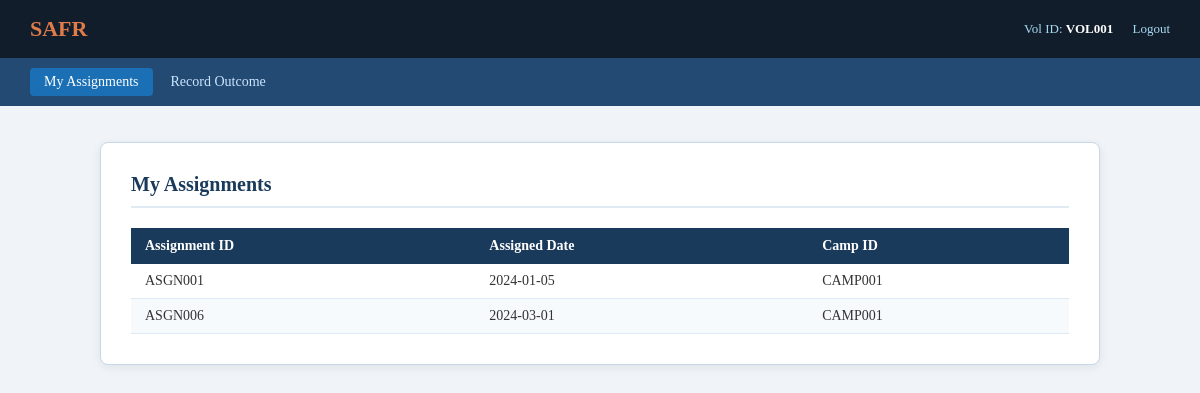
The app's page /SAFR/Volunteer/assigned_ass.php (signed in) with its own data.
### tables this page shows
CREATE TABLE `assignment` (
  `Assignment_ID` varchar(20) NOT NULL,
  `Volunteer_id` varchar(20) NOT NULL,
  `Assigned_Date` date DEFAULT NULL,
  `Camp_id` varchar(20) DEFAULT NULL
);

### SAFR/Volunteer/assigned_ass.php (the view, shortened to what this page needs)
<?php
include('../dbconnect.php');
$vol_id = $_SESSION['vol_id'];
$sql = "SELECT Assignment_ID, Assigned_Date, Camp_id FROM assignment WHERE Volunteer_id = '$vol_id'";
$result = mysqli_query($conn, $sql);
?>
<!DOCTYPE html>
<html lang="en">
<head>
    <link href="../css/safr.css" rel="stylesheet">
</head>
<body>
<div class="safr-topbar">
    <a href="assigned_ass.php" class="brand">SAFR</a>
    <div class="topbar-right">
        Vol ID: <strong style="color:white;"><?php echo $vol_id; ?></strong>
        <a href="../logout.php">Logout</a>
    </div>
</div>
<div class="safr-nav">
    <a href="assigned_ass.php" class="active">My Assignments</a>
    <a href="Outcome.php">Record Outcome</a>
</div>
<div class="safr-container wide">
    <h2>My Assignments</h2>
    <table class="safr-table">
        <thead>
            <tr>
                <th>Assignment ID</th>
                <th>Assigned Date</th>
                <th>Camp ID</th>
            </tr>
        </thead>
        <tbody>
        <?php if (mysqli_num_rows($result) > 0): ?>
            <?php while ($row = mysqli_fetch_assoc($result)): ?>
            <tr>
                <td><?php echo $row['Assignment_ID']; ?></td>
                <td><?php echo $row['Assigned_Date']; ?></td>
                <td><?php echo $row['Camp_id']; ?></td>
            </tr>
            <?php endwhile; ?>
        <?php else: ?>
            <tr><td colspan="3">No assignments found.</td></tr>
        <?php endif; ?>
        </tbody>
    </table>
</div>
</body>
</html>

### SAFR/css/safr.css (style rules this page uses)
*, *::before, *::after { box-sizing: border-box; margin: 0; padding: 0; }
body { font-family: Georgia, serif; background: #f0f4f8; color: #333; }
.safr-topbar { background: #111d2b; color: white; padding: 16px 30px; display: flex; justify-content: space-between; align-items: center; }
.safr-topbar .brand { font-size: 22px; font-weight: bold; color: #e07b4a; text-decoration: none; }
.safr-topbar .topbar-right { font-size: 13px; color: #a8d8f0; }
.safr-topbar .topbar-right a { color: #a8d8f0; text-decoration: none; margin-left: 16px; }
.safr-nav { background: #224a73; padding: 10px 30px; display: flex; gap: 4px; flex-wrap: wrap; }
.safr-nav a { color: #cce5ff; text-decoration: none; font-size: 14px; padding: 6px 14px; border-radius: 4px; }
.safr-nav a.active { background: #1a6fb5; color: white; }
.safr-container { max-width: 800px; margin: 36px auto; background: white; padding: 30px; border-radius: 8px; border: 1px solid #c8d8e8; box-shadow: 0 2px 10px rgba(0,0,0,0.08); }
.safr-container.wide { max-width: 1000px; }
.safr-container h2 { color: #1a3a5c; margin-top: 0; margin-bottom: 20px; border-bottom: 2px solid #e0eaf4; padding-bottom: 10px; font-size: 20px; }
.safr-table { width: 100%; border-collapse: collapse; margin-top: 10px; font-size: 14px; }
.safr-table th { background: #1a3a5c; color: white; padding: 10px 14px; text-align: left; font-weight: 600; }
.safr-table td { padding: 9px 14px; border-bottom: 1px solid #e0eaf4; color: #333; }
.safr-table tr:nth-child(even) td { background: #f7fafd; }

### records on screen
assignment: Assignment_ID "ASGN001", Assigned_Date "2024-01-05", Camp "CAMP001"
assignment: Assignment_ID "ASGN006", Assigned_Date "2024-03-01", Camp "CAMP001"

### other values on screen
$vol_id "VOL001"
